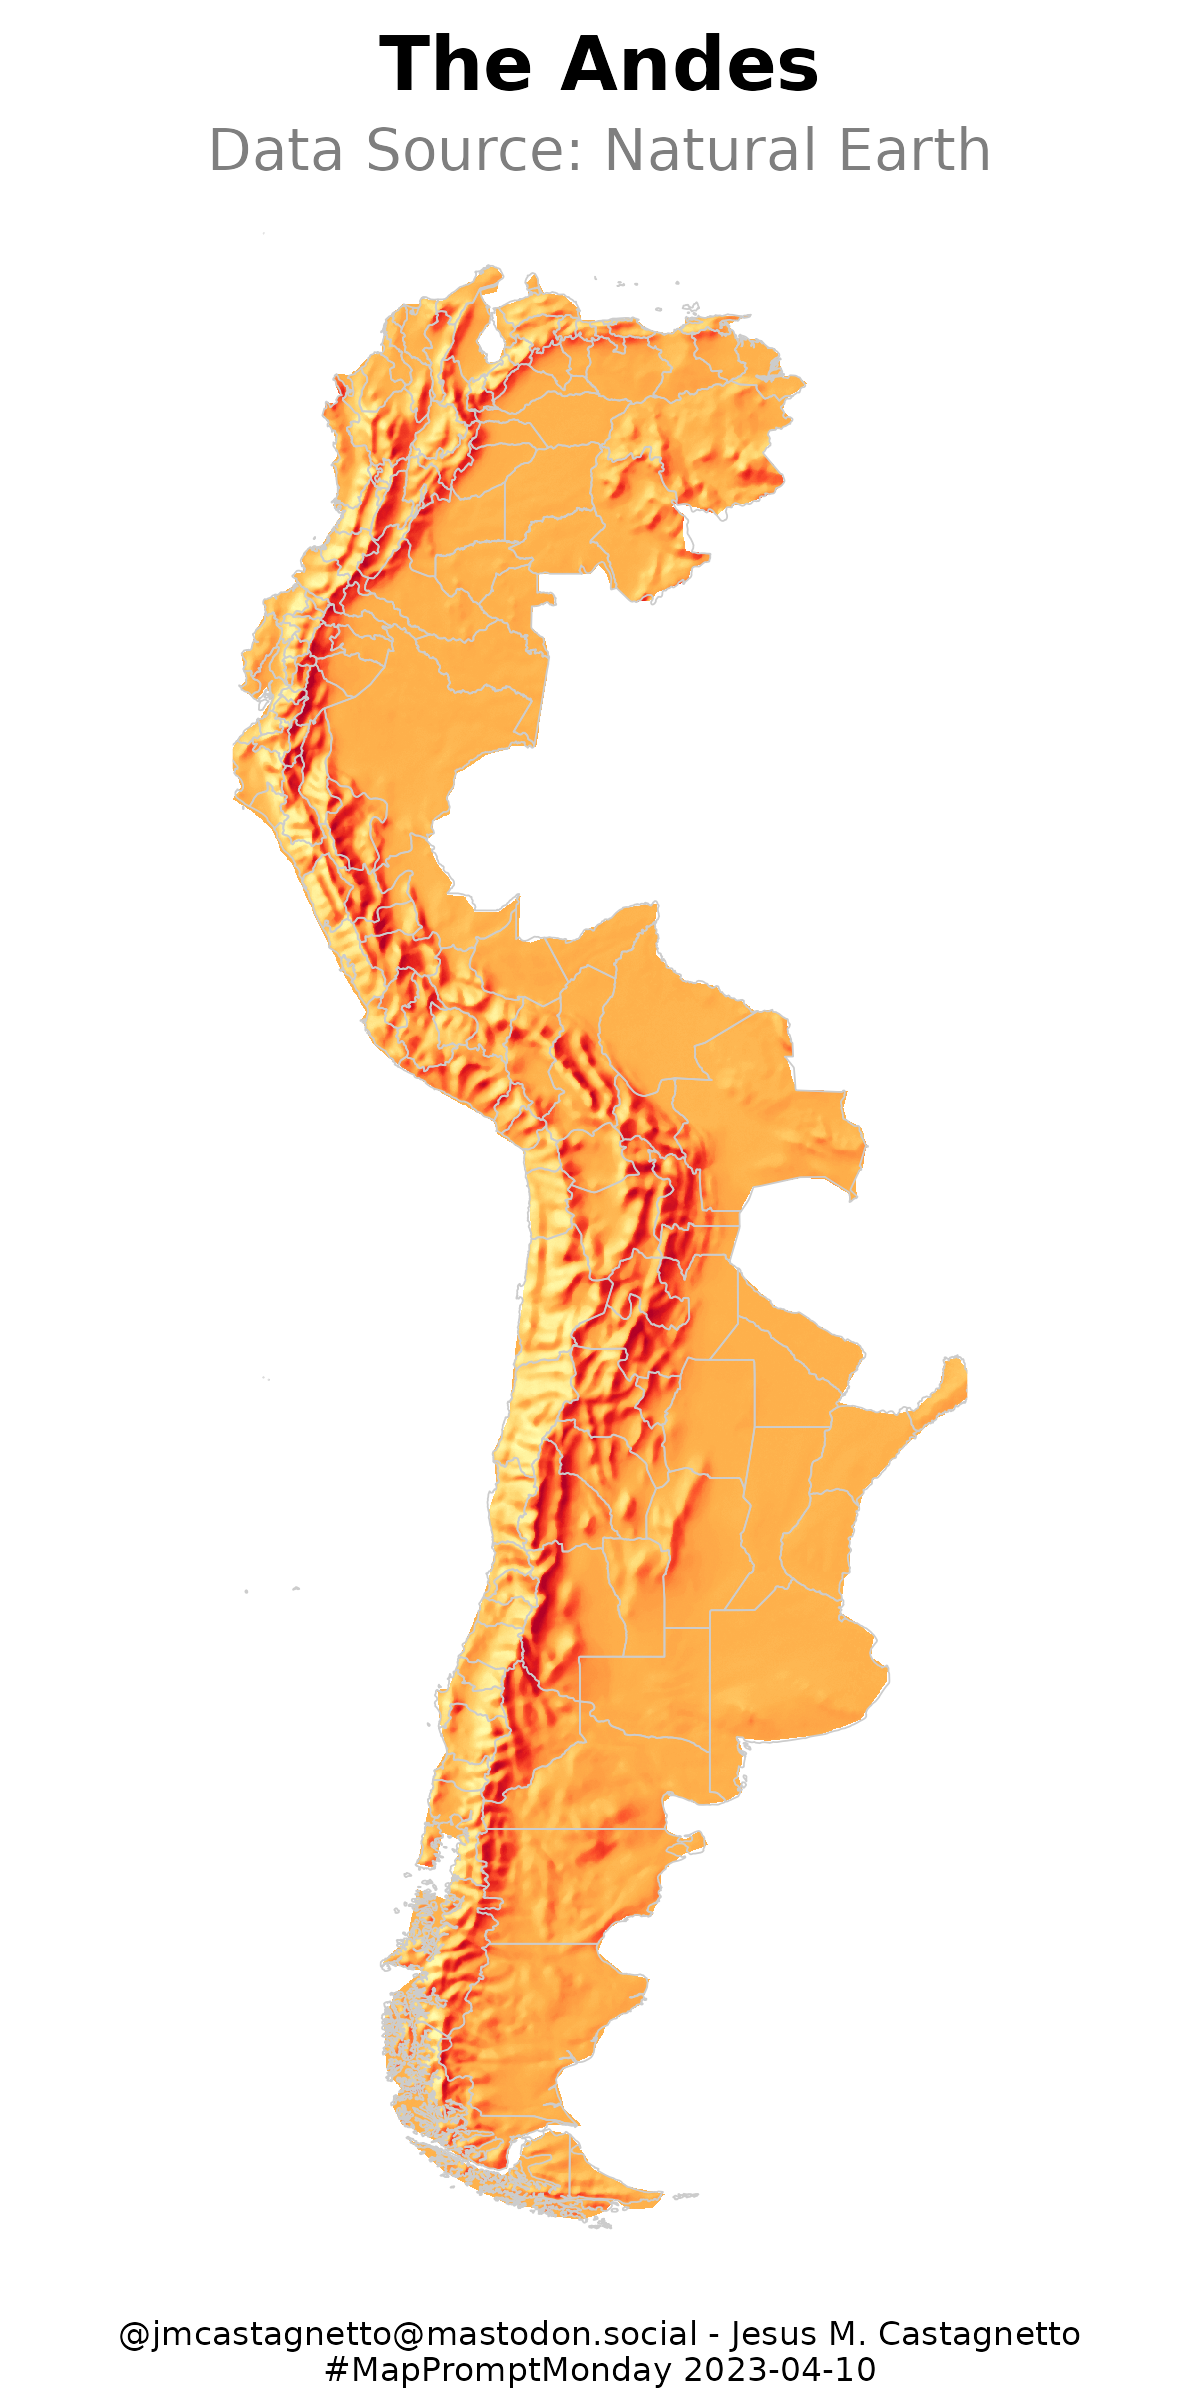

The script that saved this image:
library(tidyverse)
library(sf)
library(rnaturalearth)
library(stars)

# get map at the state/region level for the Andean countries
andes_2 <- ne_states(
  country = c("Peru", "Ecuador", "Colombia",
              "Bolivia", "Venezuela",
              "Chile", "Argentina"),
  returnclass = "sf"
)

# get merged polygon of Andean countries
andes <- ne_countries(
  country = c("Peru", "Ecuador", "Colombia",
              "Bolivia", "Venezuela",
              "Chile", "Argentina"),
  returnclass = "sf"
) %>%
  group_by(featurecla) %>%
  summarise()

# Using data from https://www.naturalearthdata.com/downloads/50m-raster-data/50m-manual-shaded-relief/
# extract the parts corresponding to the Andean countries
if (!file.exists("2023-04-10_topography/cropped_andes_elevation_stars.rds")) {
  world_elevation <- read_stars(
    unzip(
      zipfile = "common-data/MSR_50M.zip",
      files = "MSR_50M/MSR_50M.tif"
    )
  )
  # crop elevation data (time consuming step)
  cropped_andes_elevation <- st_crop(world_elevation, andes)
  saveRDS(
    cropped_andes_elevation,
    file = "2023-04-10_topography/cropped_andes_elevation_stars.rds"
  )
} else {
  cropped_andes_elevation <- readRDS("2023-04-10_topography/cropped_andes_elevation_stars.rds")
}

andes_map <- ggplot() +
  geom_stars(data = cropped_andes_elevation, show.legend = FALSE) +
  scale_fill_distiller(
    palette = "YlOrRd",
    direction = -1,
    na.value = "transparent"
  ) +
  geom_sf(
    data = andes_2,
    color = "gray80",
    fill = "transparent"
  ) +
  theme_void(
    base_family = "Atkins Hyperlegible"
  ) +
  theme(
    plot.background = element_rect(fill = "white", color = "white"),
    plot.title = element_text(size = 18, face = "bold", hjust = 0.5),
    plot.subtitle = element_text(color = "gray50", size = 14, hjust = 0.5),
    plot.caption = element_text(
      family = "Inconsalata", size = 8, hjust = 0.5
    ),
    plot.margin = unit(rep(.1, 4), "cm")
  ) +
  labs(
    title = "The Andes",
    subtitle = "Data Source: Natural Earth",
    caption = "@[email redacted] - Jesus M. Castagnetto\n#MapPromptMonday 2023-04-10"
  ) +
  coord_sf(
    xlim = c(-80, -55),
    ylim = c(-55, 12)
  )
#andes_map
ggsave(
  plot = andes_map,
  filename = "2023-04-10_topography/andes-topographic-map.png",
  height = 8,
  width = 4
)

